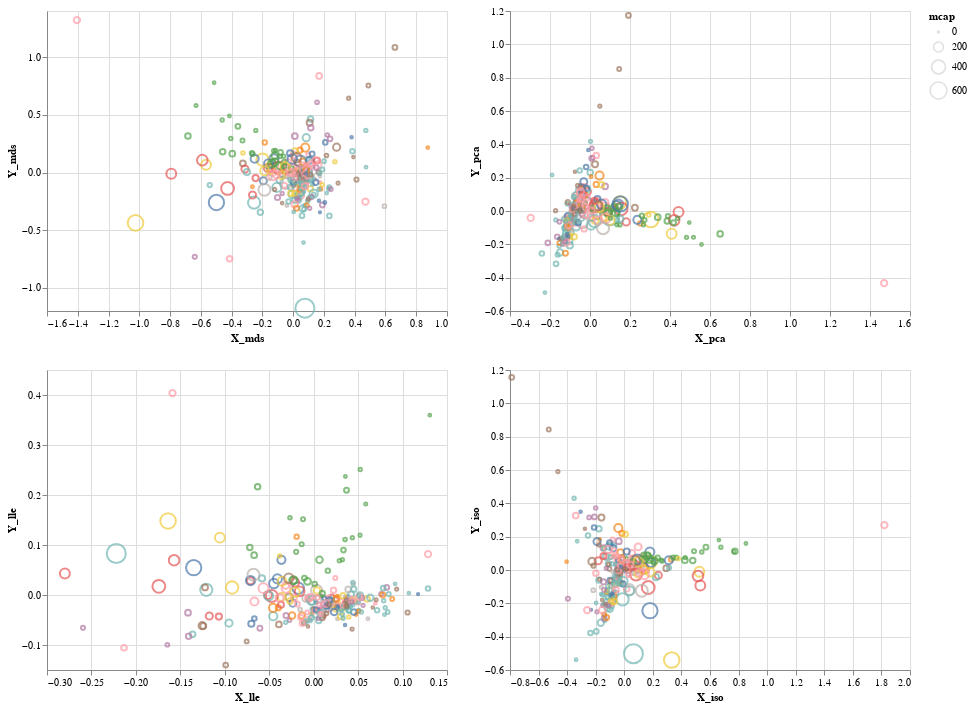

Here is the notebook cell this chart was saved with:
### Code cell
input_dropdown = alt.binding_select(options=list(np.unique(df_altair.sector.values)))
interval = alt.selection_interval(encodings=['x', 'y'])
selection = alt.selection_single(fields=['sector'], bind=input_dropdown, name='LOL')
color = alt.condition(selection,
                    alt.Color('sector:N', legend=None),
                    alt.value('lightgray'))

chart2 = alt.Chart(df_altair).mark_point().encode(
    color=color,
    tooltip='ticker:N',
    size='mcap'
).add_selection(
    selection
).add_selection(
    interval
)

(chart2.encode(x='X_mds', y='Y_mds') | chart2.encode(x='X_pca', y='Y_pca')) &\
(chart2.encode(x='X_lle', y='Y_lle') | chart2.encode(x='X_iso', y='Y_iso'))

### Figure 1 — Vega-Lite specification as saved in the notebook (floating-point values rounded to 4 significant figures; data arrays with more than 128 entries replaced by an {"elided": "..."} marker saying what was removed)
{"$schema": "https://vega.github.io/schema/vega-lite/v3.4.0.json", "config": {"mark": {"tooltip": null}, "view": {"height": 300, "width": 400}}, "data": {"name": "data-23e4107f22eb15e2b0ba768068694e09"}, "datasets": {"data-23e4107f22eb15e2b0ba768068694e09": {"elided": "246 records"}}, "vconcat": [{"hconcat": [{"encoding": {"color": {"condition": {"field": "sector", "legend": null, "selection": "LOL", "type": "nominal"}, "value": "lightgray"}, "size": {"field": "mcap", "type": "quantitative"}, "tooltip": {"field": "ticker", "type": "nominal"}, "x": {"field": "X_mds", "type": "quantitative"}, "y": {"field": "Y_mds", "type": "quantitative"}}, "mark": "point", "selection": {"LOL": {"bind": {"input": "select", "options": ["Communication services", "Consumer discretionary", "Consumer staples", "Energy", "Equity certificates", "Financials", "Health care", "Industrials", "Information technology", "Materials", "Real estate", "Utilities"]}, "fields": ["sector"], "type": "single"}, "selector001": {"encodings": ["x", "y"], "type": "interval"}}}, {"encoding": {"color": {"condition": {"field": "sector", "legend": null, "selection": "LOL", "type": "nominal"}, "value": "lightgray"}, "size": {"field": "mcap", "type": "quantitative"}, "tooltip": {"field": "ticker", "type": "nominal"}, "x": {"field": "X_pca", "type": "quantitative"}, "y": {"field": "Y_pca", "type": "quantitative"}}, "mark": "point", "selection": {"LOL": {"bind": {"input": "select", "options": ["Communication services", "Consumer discretionary", "Consumer staples", "Energy", "Equity certificates", "Financials", "Health care", "Industrials", "Information technology", "Materials", "Real estate", "Utilities"]}, "fields": ["sector"], "type": "single"}, "selector001": {"encodings": ["x", "y"], "type": "interval"}}}]}, {"hconcat": [{"encoding": {"color": {"condition": {"field": "sector", "legend": null, "selection": "LOL", "type": "nominal"}, "value": "lightgray"}, "size": {"field": "mcap", "type": "quantitative"}, "tooltip": {"field": "ticker", "type": "nominal"}, "x": {"field": "X_lle", "type": "quantitative"}, "y": {"field": "Y_lle", "type": "quantitative"}}, "mark": "point", "selection": {"LOL": {"bind": {"input": "select", "options": ["Communication services", "Consumer discretionary", "Consumer staples", "Energy", "Equity certificates", "Financials", "Health care", "Industrials", "Information technology", "Materials", "Real estate", "Utilities"]}, "fields": ["sector"], "type": "single"}, "selector001": {"encodings": ["x", "y"], "type": "interval"}}}, {"encoding": {"color": {"condition": {"field": "sector", "legend": null, "selection": "LOL", "type": "nominal"}, "value": "lightgray"}, "size": {"field": "mcap", "type": "quantitative"}, "tooltip": {"field": "ticker", "type": "nominal"}, "x": {"field": "X_iso", "type": "quantitative"}, "y": {"field": "Y_iso", "type": "quantitative"}}, "mark": "point", "selection": {"LOL": {"bind": {"input": "select", "options": ["Communication services", "Consumer discretionary", "Consumer staples", "Energy", "Equity certificates", "Financials", "Health care", "Industrials", "Information technology", "Materials", "Real estate", "Utilities"]}, "fields": ["sector"], "type": "single"}, "selector001": {"encodings": ["x", "y"], "type": "interval"}}}]}]}
